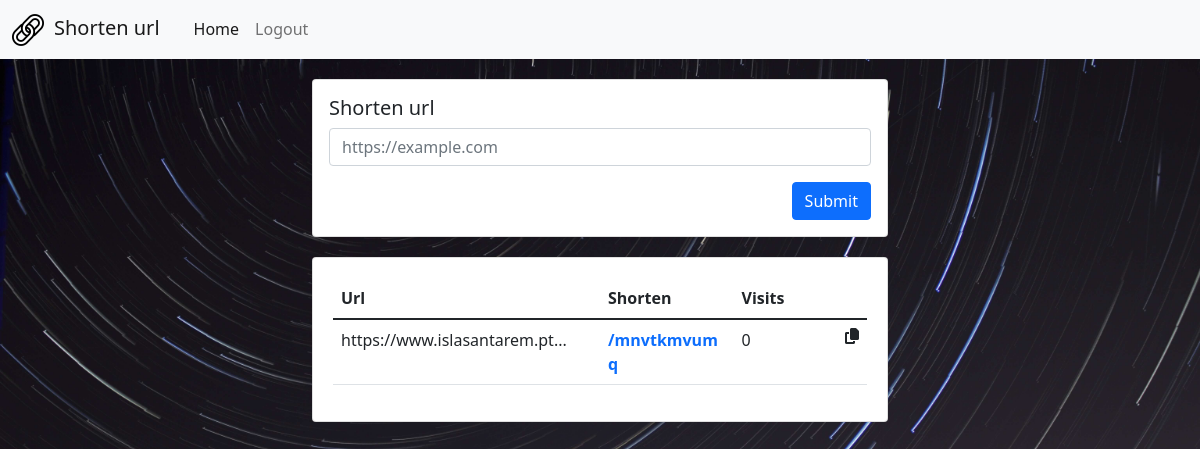
The app's page / (signed in) with its own data.
### cs50wfinal/models.py (models this page shows)
class Url(models.Model):
    url = models.CharField(max_length=254, null=False, blank=False)
    shorten = models.CharField(max_length=254, unique=True, null=False, blank=False)
    user = models.ForeignKey(User, on_delete=models.CASCADE, null=True, blank=True, default=None)
    visits = models.IntegerField(default=0)
    userNotSignIn = models.ForeignKey(UserNotSignIn, on_delete=models.CASCADE, null=True, blank=True, default=None)

### cs50wfinal/views.py (the view, shortened to what this page needs)
# urls.py: path('', views.index, name='index'),
def index(request, isJs=0):
    results = {}
    if request.user.is_authenticated:
        urls = Url.objects.filter(user = request.user).order_by('-id').values()
    results["urls"] = list(urls)
    results["host"] = host
    if isJs != 0:
        return JsonResponse(data={'status': 'success', 'results': results}, status=200, safe=True)
    return render(request, "index.html", results)

### cs50wfinal/templates/index.html (shortened to what this page needs)
{% extends "layout.html" %}
{% load static %}
{% block body %}
<div class="container" style="padding-bottom: 20px;">
    <div class="spacer"></div>
    <div class="card" style="width: 36rem;">
        <div class="card-body">
            <h5 class="card-title">Shorten url</h5>
            <form action="newUrl" method="POST" id="shortenUrlForm">
                <div class="mb-3">
                    <input type="url" class="form-control" id="url" placeholder="https://example.com" required name="url">
                </div>
                <button type="submit" class="btn btn-primary" style="float: right;" onclick="event.preventDefault(); submitShortenUrl();">Submit</button>
            </form>
        </div>
    </div>
    <div id="listaDosURLS">
        <div class="spacer"></div>
        <div class="card" style="width: 36rem; padding: 20px; margin-right: auto; margin-left: auto;">
            <table class="table" style="table-layout: fixed; width: 100%;">
                <thead>
                    <tr>
                        <th scope="col" colspan="2">Url</th>
                        <th scope="col">Shorten</th>
                        <th scope="col">Visits</th>
                    </tr>
                </thead>
                <tbody id="listUrls">
                    {% for item in urls %}
                    <tr>
                        <td scope="row" onclick="copyClipboard('{{host}}{{item.shorten}}')" style="cursor: pointer;" colspan="2">
                            {% if item.url|length > 27 %}
                                {{item.url|slice:"0:27"}}...
                            {% else %}
                                {{item.url|slice:"0:27"}}
                            {% endif %}
                        </td>
                        <th style="cursor: pointer;"><a href="{{item.shorten}}" target="_blank" style="text-decoration: none;">/{{item.shorten}}</a></th>
                        <td>
                            {% if request.user.is_authenticated %}
                            {{item.visits}}
                            {% else %}
                            <a href="/login" style="text-decoration: none; color: black;"><i class="far fa-eye-slash"></i></a>
                            {% endif %}
                            <i class="fas fa-copy" style="float: right; cursor: pointer !important;" aria-label="Copy" onclick="copyClipboard('{{host}}{{item.shorten}}')"></i>
                        </td>
                    </tr>
                    {% endfor %}
                </tbody>
            </table>
        </div>
    </div>
</div>
{% endblock %}

### cs50wfinal/static/css/styles.css (style rules this page uses)
.spacer { padding-top: 20px; }
.container > .card { margin-left: auto; margin-right: auto; }
.container { min-height: 100%; }
html, body { margin: 0; padding: 0; min-height: 100%; }
.card { max-width: 90%; }

### records on screen
Url: url "https://www.islasantarem.pt", shorten "mnvtkmvumq", visits "0"
